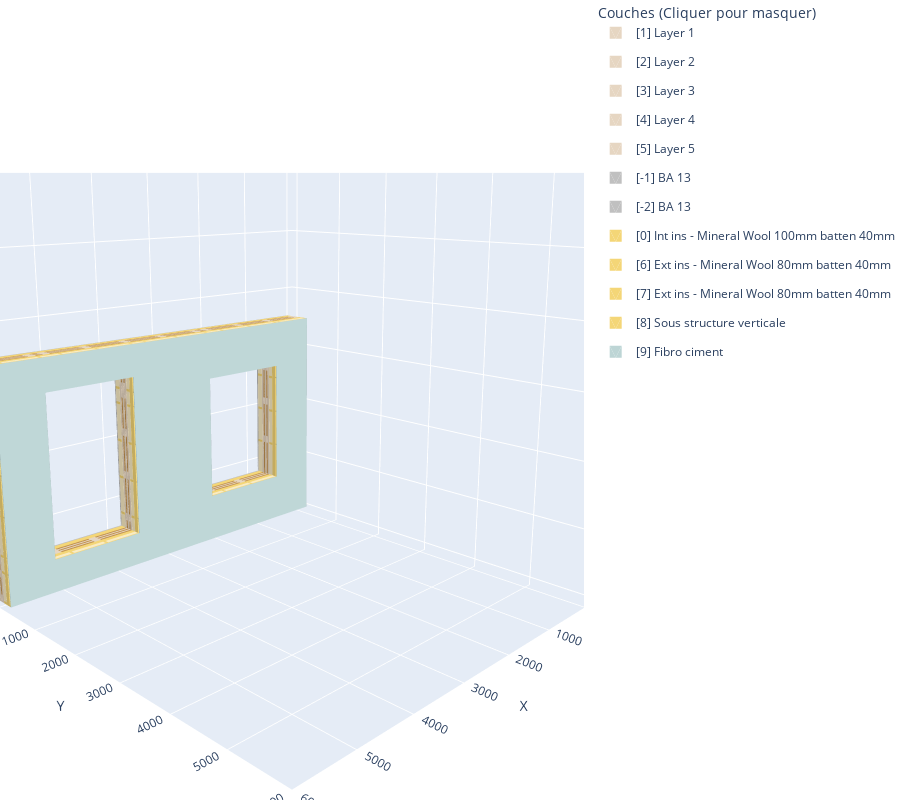

This figure's notebook cell:
### Code cell
fig = fig_3D_buildup(buildup)
fig.show()
